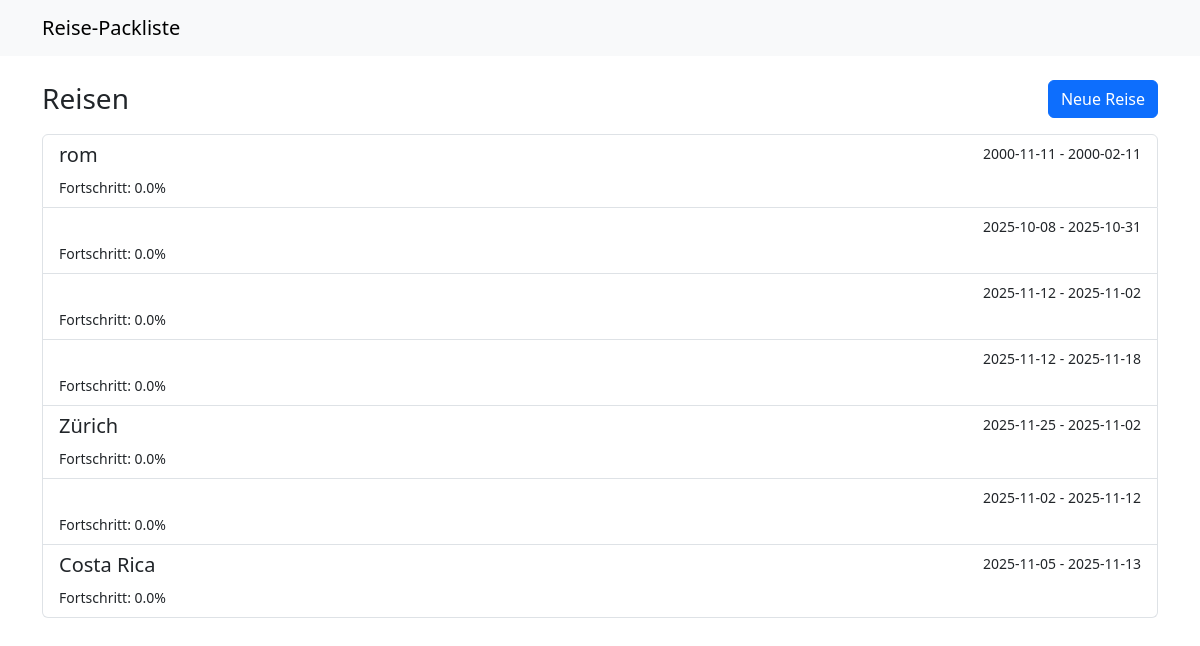
Before: / with the older database file.
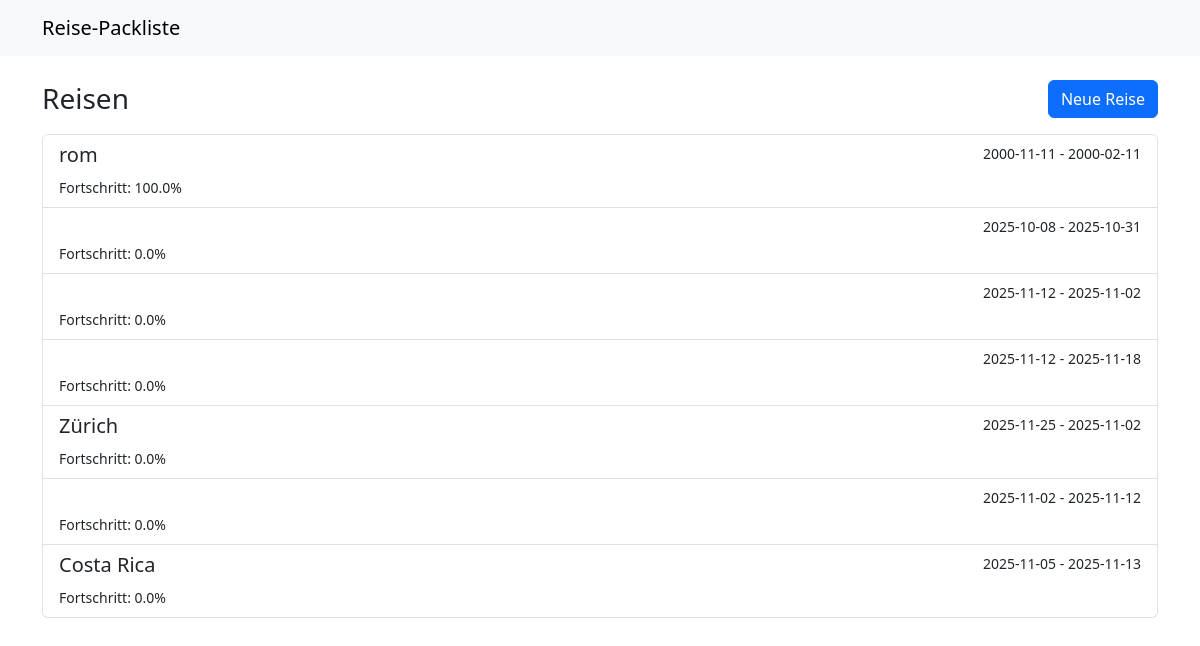
After: the same page with the newer database file.
### main.py (models this page shows)
class BaseModel(Model):
    class Meta:
        database = db

class ReiseModel(BaseModel):
    class Meta:
        table_name = "reisen"
    id = AutoField()
    name = CharField(max_length=200)
    startdatum = DateField()
    enddatum = DateField()
    beschreibung = TextField(default="")
    def fortschritt_berechnen(self) -> float:
        total = sum(len(k.gegenstaende) for k in self.kategorien)
        if total == 0:
            return 0.0
        gepackt = sum(
            sum(1 for g in k.gegenstaende if g.gepackt) for k in self.kategorien
        )
        return round(gepackt / total * 100.0, 2)

class GegenstandModel(BaseModel):
    class Meta:
        table_name = "gegenstaende"
    id = AutoField()
    name = CharField(max_length=200)
    menge = IntegerField(default=1)
    gepackt = BooleanField(default=False)
    kategorie = ForeignKeyField(
        KategorieModel, backref="gegenstaende", on_delete="CASCADE"
    )

### main.py (the view)
@app.get("/")
def index():
    reisen: List[ReiseModel] = list(ReiseModel.select().order_by(ReiseModel.id))
    return render_template("index.html", reisen=reisen)

### main.py (called while the page is built)
@app.before_request
def _db_connect():
    if db.is_closed():
        db.connect(reuse_if_open=True)

@app.teardown_request
def _db_close(exception=None):
    if not db.is_closed():
        db.close()

### templates/index.html (shortened to what this page needs)
{% extends 'base.html' %}
{% block content %}
<div class="d-flex justify-content-between align-items-center mb-3">
  <h1 class="h3 mb-0">Reisen</h1>
  <a class="btn btn-primary" href="{{ url_for('reise_neu_form') }}">Neue Reise</a>
  </div>
{% if reisen %}
  <div class="list-group">
    {% for reise in reisen %}
      <a class="list-group-item list-group-item-action" href="{{ url_for('reise_detail', reise_id=reise.id) }}">
        <div class="d-flex w-100 justify-content-between">
          <h5 class="mb-1">{{ reise.name }}</h5>
          <small>{{ reise.startdatum }} - {{ reise.enddatum }}</small>
        </div>
        <small>Fortschritt: {{ reise.fortschritt_berechnen() }}%</small>
      </a>
    {% endfor %}
  </div>
{% else %}
  <div class="alert alert-secondary">Noch keine Reisen angelegt.</div>
{% endif %}
{% endblock %}

Changed rows visible on the page:
changed through a linked row, ReiseModel "rom": fortschritt_berechnen "0.0" → "100.0"
